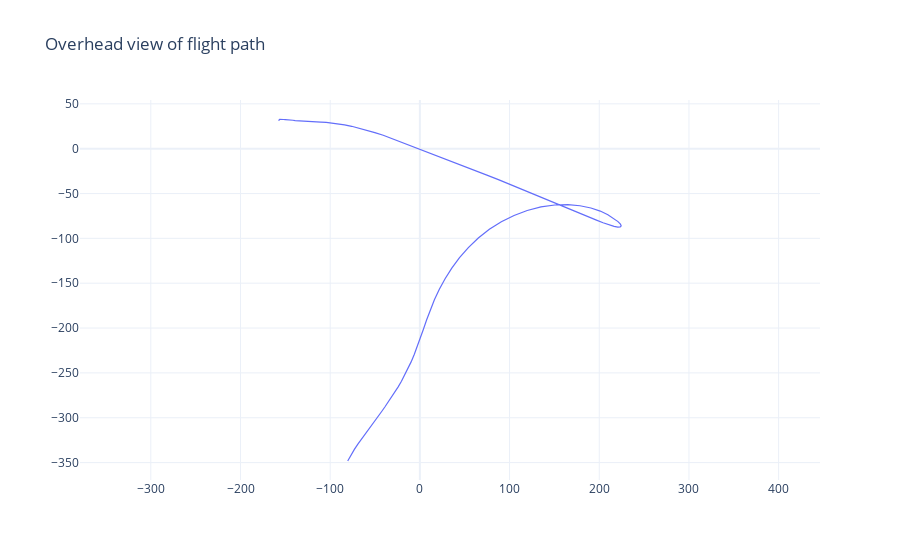

Source (notebook cell):
### Code cell
landing.plt_overhead('ft')
